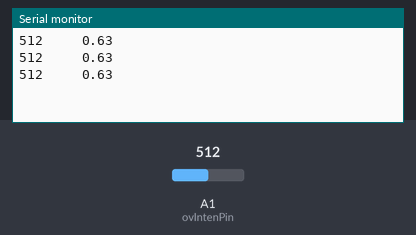
Simulated run of this sketch. Board: Arduino Uno, built with avr-gcc and run on an emulated ATmega328P. Shown: the last lines printed to the serial monitor. The test bench sets the inputs (shaded band); at power-on: A1 (ovIntenPin) = 512.

Above: at 1.3 s.
1.4 s: A1 (ovIntenPin) set to 716
At 1.9 s:
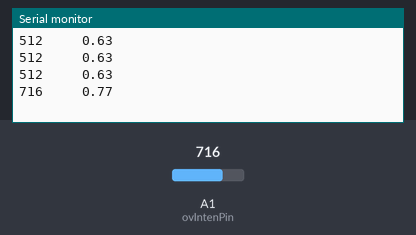
2.9 s: A1 (ovIntenPin) set to 900
At 3.3 s:
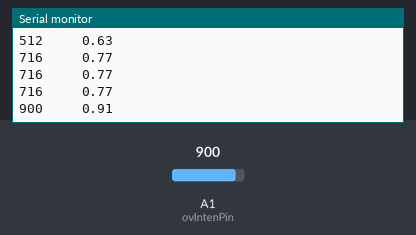
Timing chart, 0 to 5.9 s (numbered marks = the images above; inputs shaded):
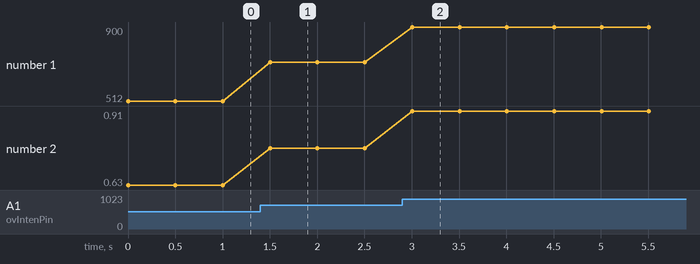

Measured:
- after the input at 1.4 s, the serial monitor: prints a new line after 0.10 s (image 1)
- after the input at 2.9 s, the serial monitor: prints a new line after 0.10 s (image 2)
- plotted number 1: 512 → 716 after the input at 1.4 s, 716 → 900 after the input at 2.9 s
- plotted number 2: 0.63 → 0.77 after the input at 1.4 s, 0.77 → 0.91 after the input at 2.9 s

The sketch:

overallIntensityTest.ino
```cpp
//Test adjusting the overall intensity of LEDs based on a potentiometer value.
//This will give control over the brightness. For example if the table is too
//bright at night the potentiometer on the control panel can be used to dim it.
//Every intensity value applied to an LED in any of the patterns will first
//be multiplied by a scale factor determined by the potentiometer position.
//The value read from the analog pin has a range from 0-1024.
//These values will be scaled to between 0.25-1. Where 0.25 is 1/4th normal
//brightness and 1 is normal brightness. I choose this scale because I don't
//there is any need to dim the LEDs below 1/4th brightness.

//Overall intensity
//The overall intensity will be set by a potentiometer. The value read
int ovIntenPin = 1; // analog pin 1

void setup()
{
  Serial.begin(9600);
  pinMode(ovIntenPin, INPUT);
}

void loop()
{
  int ovIntVal=analogRead(ovIntenPin);
  //Scale the value
  float ovIntScaleVal = (0.75/1024.0)*ovIntVal + 0.25;

  Serial.print(ovIntVal);
  Serial.print("     ");
  Serial.println(ovIntScaleVal);

  delay(500);
}
```
